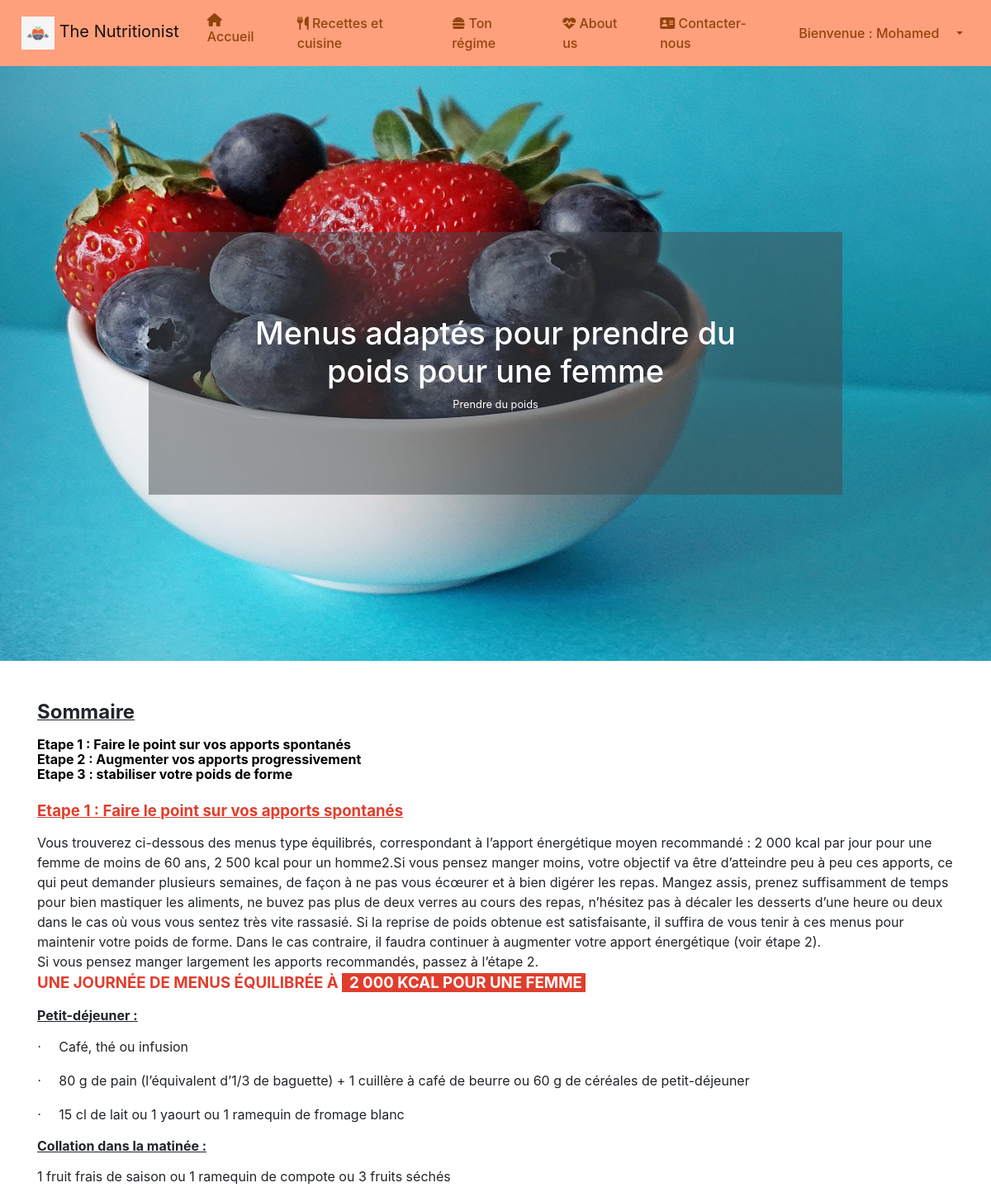
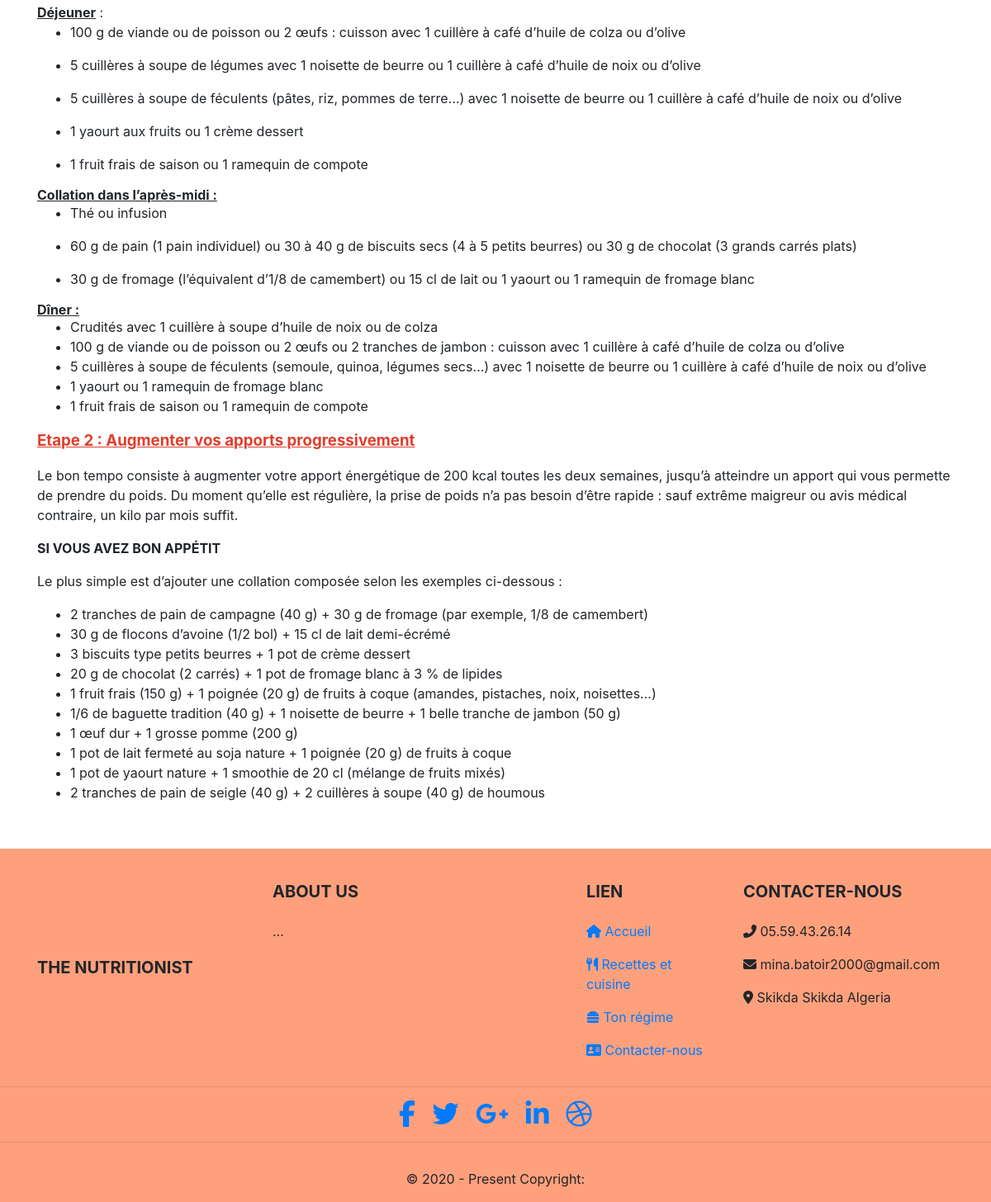
The app's page /detailsRegime.php?regimeId=1 (signed in) with its own data (2 pictures, top to bottom).
### tables this page shows
CREATE TABLE `regime` (
  `id` int(11) NOT NULL,
  `type` text NOT NULL,
  `title` text NOT NULL,
  `description` text NOT NULL,
  `image` varchar(255) NOT NULL,
  `created_at` datetime NOT NULL,
  `sex` enum('Homme','Femme') NOT NULL
);

### detailsRegime.php (the view)
<?php require('./functions/init.php'); ?>
<?php
    $id = $_GET['regimeId'];
    $sql = "SELECT * FROM `regime` WHERE id=$id;" ;
    $result = mysqli_query($connect,$sql) or die(mysqli_error($connect));
    if(mysqli_num_rows($result) == 1){
        $dataRegime = mysqli_fetch_assoc($result);
    }else{
        echo "No regime found";
    }
?>
<?php include_once('./inc/header.php'); ?>
<section class="hero">
<div id="carouselExampleIndicators" class="carousel slide" data-ride="carousel">
  <div class="carousel-inner">
    <div class="carousel-item active">
      <img class="d-block w-100" src="./upload/regime/<?php echo $dataRegime['image'] ?>" alt="">
      <div class="carousel-caption d-none d-md-block">
          <div class="innerC">
          <h5><?php echo $dataRegime['title'] ?></h5>
          <small><?php echo $dataRegime['type'] ?></small>
          </div>
      </div>
    </div>
  </div>
</div>
</section>
<div class="container" >
    <div class="mt-5">
        <?php echo $dataRegime['description'] ?>
    </div>
</div>
<?php include_once('./inc/footer.php'); ?>

### assets/css/site.css (style rules this page uses)
.carousel-caption { top: 50%; transform: translateY(-50%); bottom: initial!important; }
.carousel-caption .innerC { padding: 100px; background-color: rgba(69, 74, 78, 0.5); }
.carousel-caption h5 { color: white; font-size: 38px; }
.w-100 { height: 90vh; object-fit: fill; }

### records on screen
regime: image (picture), title "Menus adaptés pour prendre du poids pour une femme", type "Prendre du poids", description "Sommaire Etape 1 : Faire le point sur vos apports spontanés Etape 2 : Augmenter vos apports progressivement Etape 3 : stabiliser votre poids de forme Etape 1 : Faire le point sur vos apports spontanés Vous trouverez ci-dessous des menus type équilibrés, correspondant à l’apport énergétique moyen recommandé : 2 000 kcal par jour pour une femme de moins de 60 ans, 2 500 kcal pour un homme2.Si vous pensez manger moins, votre objectif va être d’atteindre peu à peu ces apports, ce qui peut demander plusieurs semaines, de façon à ne pas vous écœurer et à bien digérer les repas. Mangez assis, prenez suffisamment de temps pour bien mastiquer les aliments, ne buvez pas plus de deux verres au cours…"

### other values on screen
$_SESSION['user'] "Mohamed"
